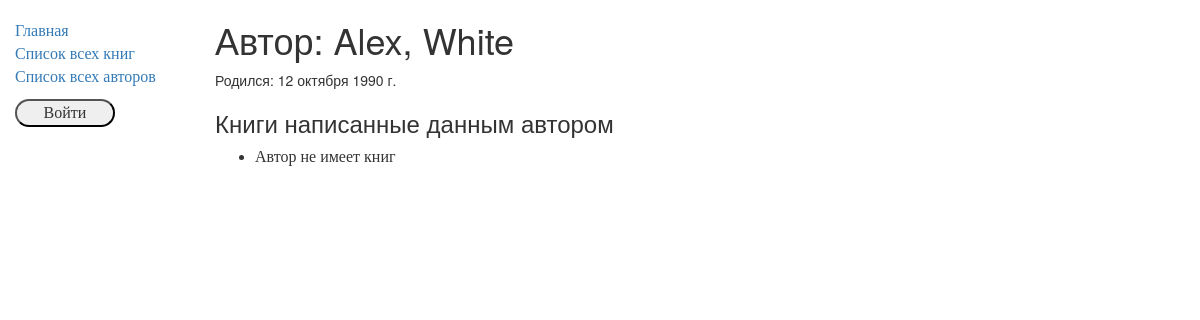
Before: /catalog/author/5 with the older database file.
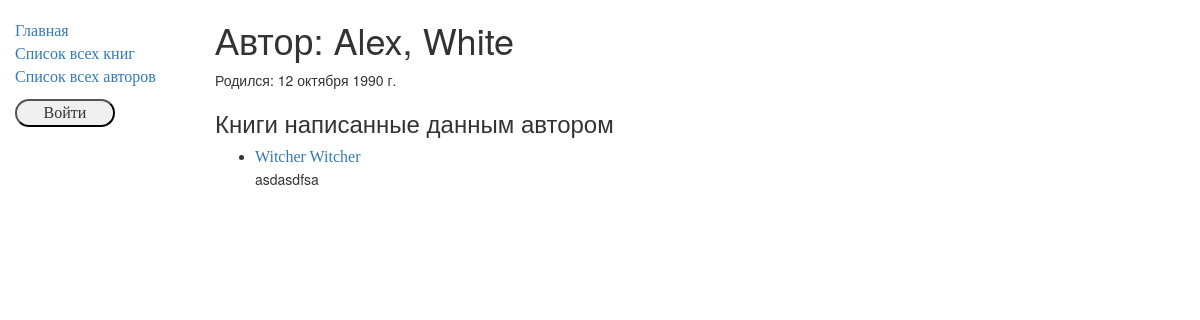
After: the same page with the newer database file.
### catalog/models.py (models this page shows, shortened)
class Book(models.Model):
    title = models.CharField(max_length=200)
    author = models.ForeignKey('Author', on_delete=models.SET_NULL, null=True)
    summary = models.TextField(max_length=1000, help_text="Enter a brief description of the book")
    isbn = models.CharField('ISBN', max_length=13, help_text='13 Character <a href="https://www.isbn-international.org/content/what-isbn">ISBN number</a>')
    genre = models.ManyToManyField(Genre, help_text="Select a genre for this book")
    def display_genre(self):
        return ','.join([ genre.name for genre in self.genre.all()[:3]])
    display_genre.short_description = 'Genre'
    def __str__(self):
        return self.title

### catalog/views.py (the view, shortened to what this page needs)
# urls.py: re_path(r'^author/(?P<pk>\d+)$', views.AuthorDetailView.as_view(), name='author-detail'),
class AuthorDetailView(generic.DetailView):
    model = Author
    paginate_by = 2
    def get_context_data(self, **kwargs):
        context = super().get_context_data(**kwargs)
        context['books'] = Book.objects.filter(author=self.object)
        return context

### catalog/models.py (called while the page is built)
    def __str__(self):
        return f'{self.last_name}, {self.first_name}'

### catalog/templates/catalog/author_detail.html (shortened to what this page needs)
{% extends "base_generic.html" %}
{% block content %}
  <h1>Автор: {{ author }}</h1>
  <p>Родился: {{ author.date_of_birth }}</p>
  <h3>Книги написанные данным автором</h3>
  <ul>
    {% for book in books %}
      <li>
        <a href="{% url 'book-detail' book.pk %}">{{ book.title }} {{ book }}</a>
      </li>
    <p>{{ book.summary }}</p>
    {% empty %}
      <li>Автор не имеет книг</li>
    {% endfor %}
  </ul>
{% endblock %}

Changed rows visible on the page:
now on this page (row edited): Book: title "Witcher", summary "asdasdfsa"
Other visible differences:
text no longer shown: "Автор не имеет книг"
